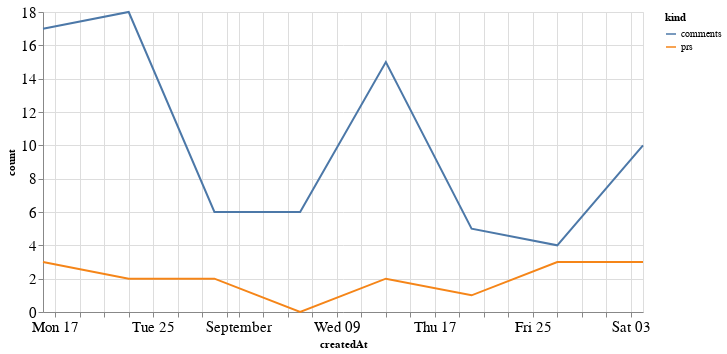

Notebook source saved alongside this figure:
### Code cell
alt.Chart(total_time, width=600).mark_line().encode(
    x='createdAt',
    y='count',
    color='kind'
)

### Figure 1 — Vega-Lite specification as saved in the notebook (floating-point values rounded to 4 significant figures)
{"config": {"axisLeft": {"labelFontSize": 15}, "axisBottom": {"labelFontSize": 15}}, "data": {"name": "data-d69383dcf131e3952cbbed84e4188d7c"}, "mark": "line", "encoding": {"color": {"type": "nominal", "field": "kind"}, "x": {"type": "temporal", "field": "createdAt"}, "y": {"type": "quantitative", "field": "count"}}, "width": 600, "$schema": "https://vega.github.io/schema/vega-lite/v4.8.1.json", "datasets": {"data-d69383dcf131e3952cbbed84e4188d7c": [{"createdAt": "2020-08-16T00:00:00", "kind": "prs", "count": 3}, {"createdAt": "2020-08-23T00:00:00", "kind": "prs", "count": 2}, {"createdAt": "2020-08-30T00:00:00", "kind": "prs", "count": 2}, {"createdAt": "2020-09-06T00:00:00", "kind": "prs", "count": 0}, {"createdAt": "2020-09-13T00:00:00", "kind": "prs", "count": 2}, {"createdAt": "2020-09-20T00:00:00", "kind": "prs", "count": 1}, {"createdAt": "2020-09-27T00:00:00", "kind": "prs", "count": 3}, {"createdAt": "2020-10-04T00:00:00", "kind": "prs", "count": 3}, {"createdAt": "2020-08-16T00:00:00", "kind": "comments", "count": 17}, {"createdAt": "2020-08-23T00:00:00", "kind": "comments", "count": 18}, {"createdAt": "2020-08-30T00:00:00", "kind": "comments", "count": 6}, {"createdAt": "2020-09-06T00:00:00", "kind": "comments", "count": 6}, {"createdAt": "2020-09-13T00:00:00", "kind": "comments", "count": 15}, {"createdAt": "2020-09-20T00:00:00", "kind": "comments", "count": 5}, {"createdAt": "2020-09-27T00:00:00", "kind": "comments", "count": 4}, {"createdAt": "2020-10-04T00:00:00", "kind": "comments", "count": 10}]}}
